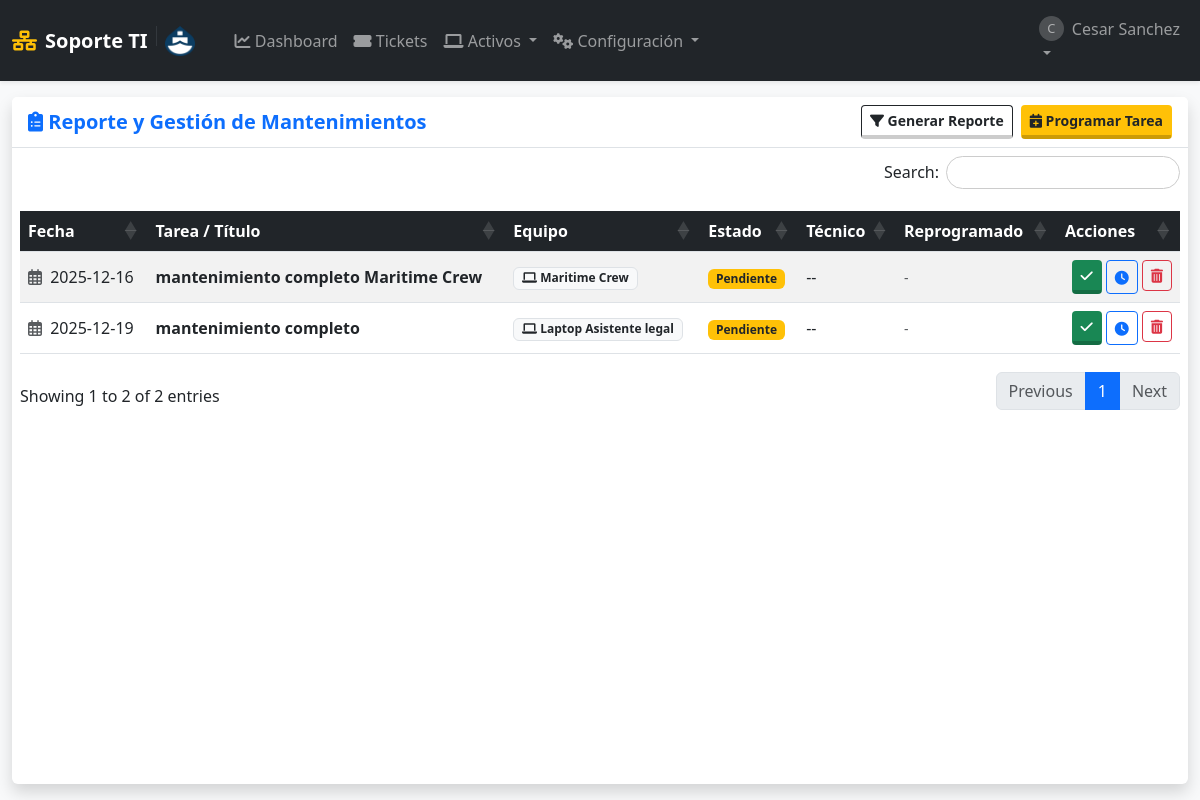
/mantenimientos (signed in), run on an earlier commit of the app's database.
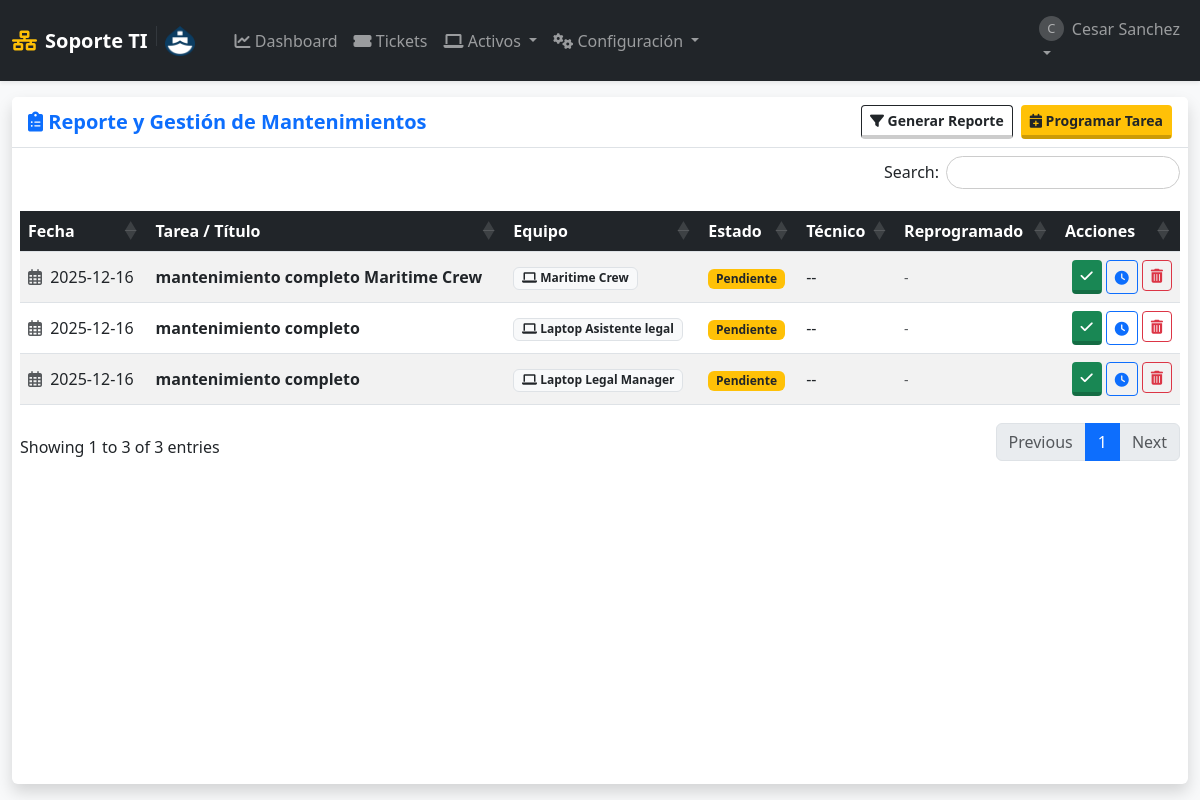
And on a later commit of the database.
### tables this page shows
CREATE TABLE mantenimientos (
            id INTEGER PRIMARY KEY AUTOINCREMENT,
            equipo_id INTEGER NOT NULL,
            titulo TEXT NOT NULL,
            fecha_programada DATE NOT NULL,
            estado TEXT DEFAULT 'Pendiente',
            tecnico_asignado_id INTEGER, motivo_reprogramacion TEXT,
            FOREIGN KEY (equipo_id) REFERENCES equipos (id) ON DELETE CASCADE,
            FOREIGN KEY (tecnico_asignado_id) REFERENCES usuarios (id) ON DELETE SET NULL
        );

CREATE TABLE equipos (
            id INTEGER PRIMARY KEY AUTOINCREMENT,
            nombre_equipo TEXT UNIQUE NOT NULL,
            tipo TEXT,
            marca_modelo TEXT,
            numero_serie TEXT UNIQUE,
            fecha_adquisicion DATE,
            usuario_asignado_id INTEGER,
            notas TEXT, procesador TEXT, memoria_ram TEXT, tipo_ram TEXT, disco_duro TEXT, tipo_disco TEXT, fecha_compra DATE, color TEXT,
            FOREIGN KEY (usuario_asignado_id) REFERENCES usuarios (id) ON DELETE SET NULL
        );

### app.py (the view)
@app.route('/mantenimientos')
@login_required
def lista_mantenimientos():
    db = get_db()
    f_inicio = request.args.get('fecha_inicio')
    f_fin = request.args.get('fecha_fin')
    f_estado = request.args.get('estado')
    f_equipo = request.args.get('equipo_id')
    query = """
        SELECT m.*, e.nombre_equipo, u.username as tecnico
        FROM mantenimientos m
        JOIN equipos e ON m.equipo_id = e.id
        LEFT JOIN usuarios u ON m.tecnico_asignado_id = u.id
        WHERE 1=1
    """
    params = []
    if f_inicio and f_fin:
        query += " AND m.fecha_programada BETWEEN ? AND ?"
        params.extend([f_inicio, f_fin])
    if f_estado and f_estado != 'Todos':
        query += " AND m.estado = ?"
        params.append(f_estado)
    if f_equipo and f_equipo != 'Todos':
        query += " AND m.equipo_id = ?"
        params.append(f_equipo)
    query += " ORDER BY m.fecha_programada ASC"
    mantenimientos = db.execute(query, params).fetchall()
    equipos = db.execute("SELECT id, nombre_equipo FROM equipos ORDER BY nombre_equipo").fetchall()
    return render_template('mantenimientos.html', mantenimientos=mantenimientos, equipos=equipos)

### app.py (called while the page is built)
def get_db():
    if 'db' not in g:
        g.db = sqlite3.connect(app.config['DB_FILE'])
        g.db.row_factory = sqlite3.Row
        g.db.execute("PRAGMA foreign_keys = ON")
    return g.db

def login_required(f):
    @wraps(f)
    def decorated_function(*args, **kwargs):
        if 'user_id' not in session:
            flash('Por favor, inicia sesión.', 'warning')
            return redirect(url_for('login'))
        return f(*args, **kwargs)
    return decorated_function

### templates/mantenimientos.html (shortened to what this page needs)
{% extends "layout.html" %}
{% block content %}
<div class="card shadow h-100 border-0">
    <div class="card-header bg-white py-2 border-bottom d-flex justify-content-between align-items-center">
        <h5 class="mb-0 text-primary fw-bold"><i class="fas fa-clipboard-list"></i> Reporte y Gestión de Mantenimientos</h5>
        <div class="d-flex gap-2">
            <button class="btn btn-outline-dark btn-sm" type="button" data-bs-toggle="collapse" data-bs-target="#panelFiltros">
                <i class="fas fa-filter"></i> Generar Reporte
            </button>
            <a href="{{ url_for('programar_mantenimiento') }}" class="btn btn-warning btn-sm text-dark">
                <i class="fas fa-calendar-plus"></i> Programar Tarea
            </a>
        </div>
    </div>
    <div class="card-body p-2">
        <table class="table table-striped table-hover tabla-enterprise w-100 align-middle">
            <thead>
                <tr>
                    <th>Fecha</th>
                    <th>Tarea / Título</th>
                    <th>Equipo</th>
                    <th>Estado</th>
                    <th>Técnico</th>
                    <th>Reprogramado</th>
                    <th>Acciones</th>
                </tr>
            </thead>
            <tbody>
                {% for mant in mantenimientos %}
                <tr>
                    <td data-order="{{ mant.fecha_programada }}">
                        <i class="far fa-calendar-alt text-muted me-1"></i>
                        {{ mant.fecha_programada }}
                    </td>
                    <td class="fw-bold">{{ mant.titulo }}</td>
                    <td>
                        <span class="badge bg-light text-dark border">
                            <i class="fas fa-laptop"></i> {{ mant.nombre_equipo }}
                        </span>
                    </td>
                    <td>
                        {% if mant.estado == 'Pendiente' %}
                            <span class="badge bg-warning text-dark">Pendiente</span>
                        {% else %}
                            <span class="badge bg-success">Realizado</span>
                        {% endif %}
                    </td>
                    <td>{{ mant.tecnico or '--' }}</td>
                    <td>
                        {% if mant.motivo_reprogramacion %}
                            <span class="text-danger small" title="{{ mant.motivo_reprogramacion }}">
                                <i class="fas fa-exclamation-triangle"></i> Sí
                            </span>
                        {% else %}
                            <span class="text-muted small">-</span>
                        {% endif %}
                    </td>
                    <td class="text-end">
                        <div class="d-flex gap-1 justify-content-end">
                            {% if mant.estado == 'Pendiente' %}
                                <form action="{{ url_for('completar_mantenimiento', mant_id=mant.id) }}" method="POST">
                                    <button class="btn btn-success btn-sm" title="Marcar Realizado">
                                        <i class="fas fa-check"></i>
                                    </button>
                                </form>
                                <button type="button" class="btn btn-outline-primary btn-sm" data-bs-toggle="modal" data-bs-target="#modalReprogramar{{ mant.id }}" title="Reprogramar">
                                    <i class="fas fa-clock"></i>
                                </button>
                            {% endif %}
                            {% if session['role'] == 'admin' %}
                                <form action="{{ url_for('eliminar_mantenimiento', mant_id=mant.id) }}" method="POST" onsubmit="return confirm('¿Borrar tarea permanentemente?');">
                                    <button class="btn btn-outline-danger btn-sm" title="Eliminar">
                                        <i class="fas fa-trash-alt"></i>
                                    </button>
                                </form>
                            {% endif %}
                        </div>
                    </td>
                </tr>
                {% endfor %}
            </tbody>
        </table>
    </div>
</div>
{% endblock %}

### templates/layout.html (shortened to what this page needs)
<!DOCTYPE html>
<html lang="es">
<head>
    <link href="https://cdn.jsdelivr.net/npm/bootstrap@5.3.0/dist/css/bootstrap.min.css" rel="stylesheet">
    <link rel="stylesheet" href="https://cdnjs.cloudflare.com/ajax/libs/font-awesome/6.0.0/css/all.min.css">
    <link rel="stylesheet" href="https://cdn.datatables.net/1.13.4/css/dataTables.bootstrap5.min.css">
    <link rel="stylesheet" href="https://cdn.datatables.net/responsive/2.4.1/css/responsive.bootstrap5.min.css">
    <link rel="stylesheet" href="https://cdn.datatables.net/buttons/2.3.6/css/buttons.bootstrap5.min.css">
    <link rel="stylesheet" href="{{ url_for('static', filename='css/style.css') }}">
</head>
<body class="bg-light sap-mode">
    <nav class="navbar navbar-expand-lg navbar-dark bg-dark shadow-sm z-index-1000">
        <div class="container-fluid">
            <a class="navbar-brand fw-bold d-flex align-items-center" href="{{ url_for('dashboard') }}">
                <i class="fas fa-network-wired me-2 text-warning"></i>
                Soporte TI
                <img src="{{ url_for('static', filename='img/logo.png') }}" alt="Logo Empresa" height="30" class="d-inline-block align-text-top">
            </a>
            <div class="collapse navbar-collapse" id="navbarNav">
                {% if session.get('user_id') %}
                <ul class="navbar-nav me-auto ms-3">
                    <li class="nav-item">
                        <a class="nav-link" href="{{ url_for('dashboard') }}"><i class="fas fa-chart-line"></i> Dashboard</a>
                    </li>
                    <li class="nav-item">
                        <a class="nav-link" href="{{ url_for('lista_soportes') }}"><i class="fas fa-ticket-alt"></i> Tickets</a>
                    </li>
                    {% if session.get('role') in ['admin', 'tecnico'] %}
                    <li class="nav-item dropdown">
                        <a class="nav-link dropdown-toggle" href="#" data-bs-toggle="dropdown">
                            <i class="fas fa-laptop"></i> Activos
                        </a>
                    </li>
                    {% endif %}
                    {% if session.get('role') == 'admin' %}
                    <li class="nav-item dropdown">
                        <a class="nav-link dropdown-toggle" href="#" data-bs-toggle="dropdown">
                            <i class="fas fa-cogs"></i> Configuración
                        </a>
                    </li>
                    {% endif %}
                </ul>
                <ul class="navbar-nav">
                    <li class="nav-item dropdown">
                        <a class="nav-link dropdown-toggle" href="#" data-bs-toggle="dropdown">
                            <div class="d-flex align-items-center">
                                <div class="avatar-circle-sm me-2">{{ session.get('username')[0].upper() }}</div>
                                {{ session.get('username') }}
                            </div>
                        </a>
                    </li>
                </ul>
                {% endif %}
            </div>
        </div>
    </nav>
    <main class="container-fluid py-3 main-container">
        {% block content %}{% endblock %}
    </main>
</body>
</html>

### static/css/style.css (style rules this page uses)
body.sap-mode { height: 100vh; display: flex; flex-direction: column; margin: 0; overflow: hidden; }
.main-container { flex: 1; overflow-y: auto; padding-bottom: 20px; width: 100%; }
.btn { transition: all 0.15s ease-in-out; border-bottom: 4px solid rgba(0,0,0,0.2) !important; font-weight: 600; }
.btn-outline-primary, .btn-outline-secondary, .btn-outline-danger { border-bottom: 1px solid currentColor !important; }
.avatar-circle-sm { width: 25px; height: 25px; background-color: #ffffff33; border-radius: 50%; text-align: center; line-height: 25px; font-size: 0.8em; }
table.dataTable thead th { background-color: #212529; color: white; position: sticky; top: 0; z-index: 10; }
body::before { content: ""; position: fixed; top: 0; left: 0; width: 100%; height: 100%; background-image: url('../img/logo.png'); background-repeat: no-repeat; background-position: center center; background-size: 500px; opacity: 0.05; z-index: -1; pointer-events: none; }

What changed in the data, as far as the page shows it:
removed mantenimientos: fecha_programada "2025-12-19", titulo "mantenimiento completo", nombre_equipo "Laptop Asistente legal", estado "Pendiente", tecnico "--"
added mantenimientos: fecha_programada "2025-12-16", titulo "mantenimiento completo", nombre_equipo "Laptop Asistente legal", estado "Pendiente", tecnico "--"
added mantenimientos: fecha_programada "2025-12-16", titulo "mantenimiento completo", nombre_equipo "Laptop Legal Manager", estado "Pendiente", tecnico "--"
Also different on the page:
text written by a page script: "Search: Showing 1 to 2 of 2 entries Previous 1 Next" → "Search: Showing 1 to 3 of 3 entries Previous 1 Next"
